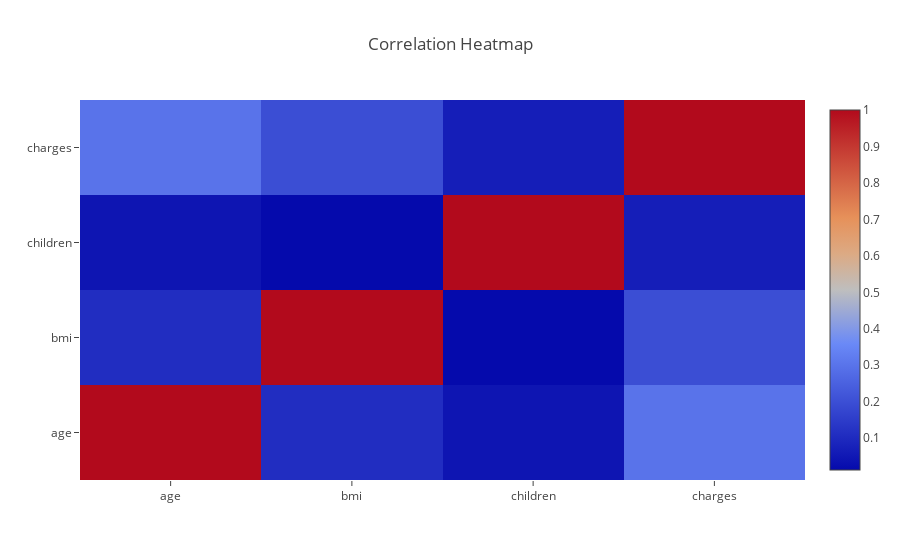

Here is the notebook cell this chart was saved with:
### Code cell
corr = df.corr()

hm = go.Heatmap(
    z=corr.values,
    x=corr.index.values.tolist(),
    y=corr.index.values.tolist()
)


data = [hm]
layout = go.Layout(title="Correlation Heatmap")

fig = dict(data=data, layout=layout)
iplot(fig, filename='labelled-heatmap')

### Figure 1 — Plotly figure (JSON) as saved in the notebook; plotly's stock layout.template omitted (floating-point values rounded to 4 significant figures)
{"data": [{"type": "heatmap", "uid": "3ab6a968-56b3-45ce-9d40-7639f732c132", "x": ["age", "bmi", "children", "charges"], "y": ["age", "bmi", "children", "charges"], "z": [[1, 0.1093, 0.04247, 0.299], [0.1093, 1, 0.01276, 0.1983], [0.04247, 0.01276, 1, 0.068], [0.299, 0.1983, 0.068, 1]]}], "layout": {"title": {"text": "Correlation Heatmap"}}}
